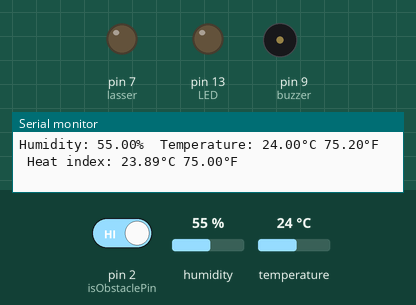
Bench run of a sketch on a simulated Arduino Uno, built with avr-gcc and run on an emulated ATmega328P. Parts: output pins drawn as LEDs (lit = HIGH), buzzer (waves = sounding), the last lines printed to the serial monitor. The test bench sets the inputs (shaded band); at power-on: pin 2 (isObstaclePin) HIGH, temperature 24 °C, humidity 55 %.

Above: at 2.8 s.
2.9 s: pin 2 (isObstaclePin) driven LOW
At 3.4 s:
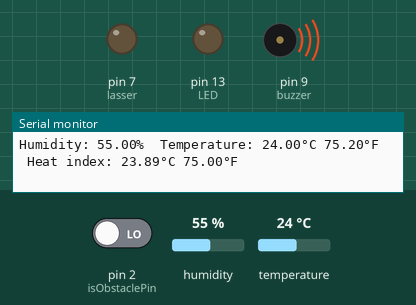
At 5.5 s:
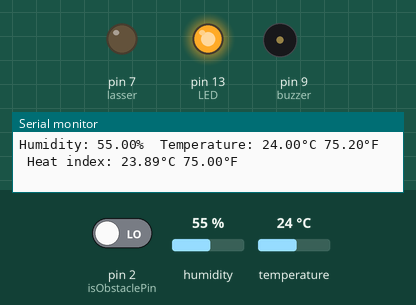
7.6 s: pin 2 (isObstaclePin) driven HIGH
9.1 s: temperature set to 26 °C
10.6 s: temperature set to 29 °C
At 12.0 s:
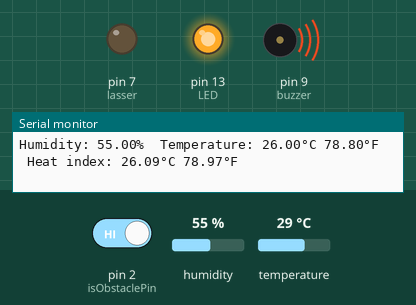
16.7 s: temperature set to 12 °C
At 17.6 s:
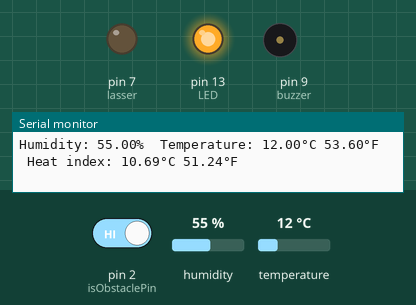
18.2 s: humidity set to 30 %
24.5 s: humidity set to 27 %
Timing chart, 0 to 27.0 s (numbered marks = the images above; inputs shaded):
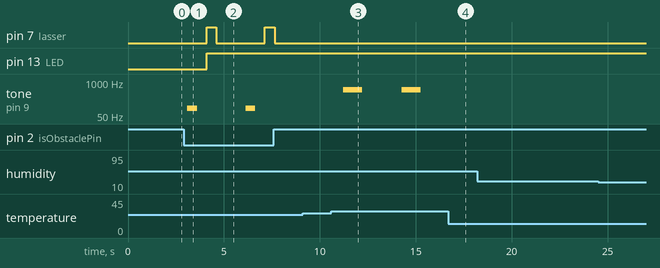

Measured:
- the behaviour switches between 27 and 28 °C on temperature (found by bisection; images 2 and 3)
- after the input at 2.9 s, pin 7 (lasser): LOW → HIGH after 1.2 s, → LOW 0.50 s later, → HIGH 2.5 s later; pin 13 (LED): LOW → HIGH after 1.2 s; tone on pin 9 (buzzer): alternates 100 Hz for 0.50 s and silent for 2.5 s, starting after 0.20 s
- after the input at 10.6 s, tone on pin 9 (buzzer): alternates 500 Hz for 1.0 s and silent for 2.0 s, starting after 0.62 s
- after the input at 16.7 s, tone on pin 9 (buzzer): stays silent (without the input it goes to 500 Hz after 0.60 s)

The sketch:

alaramDesignSimple.ino
```cpp
/*
Author @ Nydia R. Varela-Rosales
Version v1 2022

Description: Alarm upon presence is detected, laser points out towards
intruder, sensor of humidity, temperature is always present

Requires:

- DHT sensor
- Buzzer
- obstacle sensor
- laser

*/

#include <Wire.h>
#include "DHT.h"
#define DHTPIN 3     // Digital pin connected to the DHT sensor

// Uncomment whatever type you're using!
#define DHTTYPE DHT11    // DHT 11
// Connect pin 1 (on the left) of the sensor to +5V
// NOTE: If using a board with 3.3V logic like an Arduino Due connect pin 1
// to 3.3V instead of 5V!
// Connect pin 2 of the sensor to whatever your DHTPIN is
// Connect pin 3 (on the right) of the sensor to GROUND (if your sensor has 3 pins)
// Connect pin 4 (on the right) of the sensor to GROUND and leave the pin 3 EMPTY (if your sensor has 4 pins)
// Connect a 10K resistor from pin 2 (data) to pin 1 (power) of the sensor
// Initialize DHT sensor.
DHT dht(DHTPIN, DHTTYPE);
// initialize timer structure
const int buzzer = 9; // buzzer to arduino pin 9
const int lasser = 7; // laser
// set obstacle detector
int LED = 13; // Use the onboard Uno LED
int isObstaclePin = 2;  // This is our input pin
int isObstacle = HIGH;  // HIGH MEANS NO OBSTACLE
void setup() {
  pinMode(buzzer, OUTPUT); // Set buzzer - pin 9 as an output
  pinMode(lasser, OUTPUT);
  Serial.begin(9600);
  Serial.println(F("DHTxx test!"));
  // set obstacle inits
  pinMode(LED, OUTPUT);
  pinMode(isObstaclePin, INPUT);
  dht.begin();
}
void loop() {
  // Wait a few seconds between measurements.
     // read obstacle
   isObstacle = digitalRead(isObstaclePin);
   const int globalTime = 500;
   if (isObstacle == LOW) {
    tone(buzzer, 100); // Send 1KHz sound signal...
    delay(globalTime);        // ...for 1 sec
    noTone(buzzer);     // Stop sound...
    delay(globalTime);        // ...for 1sec
    digitalWrite(LED, HIGH);
    digitalWrite(lasser, HIGH);
    delay(globalTime);
    digitalWrite(lasser, LOW);
    delay(globalTime);
   }
  delay(1000);
  // Reading temperature or humidity takes about 250 milliseconds!
  // Sensor readings may also be up to 2 seconds 'old' (its a very slow sensor)
  float h = dht.readHumidity();
  // Read temperature as Celsius (the default)
  float t = dht.readTemperature();
  // Read temperature as Fahrenheit (isFahrenheit = true)
  float f = dht.readTemperature(true);

  // Check if any reads failed and exit early (to try again).
  if (isnan(h) || isnan(t) || isnan(f)) {
    Serial.println(h);
    Serial.println(F("Failed to read from DHT sensor!"));
    return;
  }
  if (t >= 28) {
      tone(buzzer, 500); // Send 1KHz sound signal...
      delay(1000);        // ...for 1 sec
      noTone(buzzer);     // Stop sound...
      delay(1000);        // ...for 1sec
    }
  // Compute heat index in Fahrenheit (the default)
  float hif = dht.computeHeatIndex(f, h);
  // Compute heat index in Celsius (isFahreheit = false)
  float hic = dht.computeHeatIndex(t, h, false);
  Serial.print(F("Humidity: "));
  Serial.print(h);
  Serial.print(F("%  Temperature: "));
  Serial.print(t);
  Serial.print(F("°C "));
  Serial.print(f);
  Serial.print(F("°F  Heat index: "));
  Serial.print(hic);
  Serial.print(F("°C "));
  Serial.print(hif);
  Serial.println(F("°F"));
}
```
